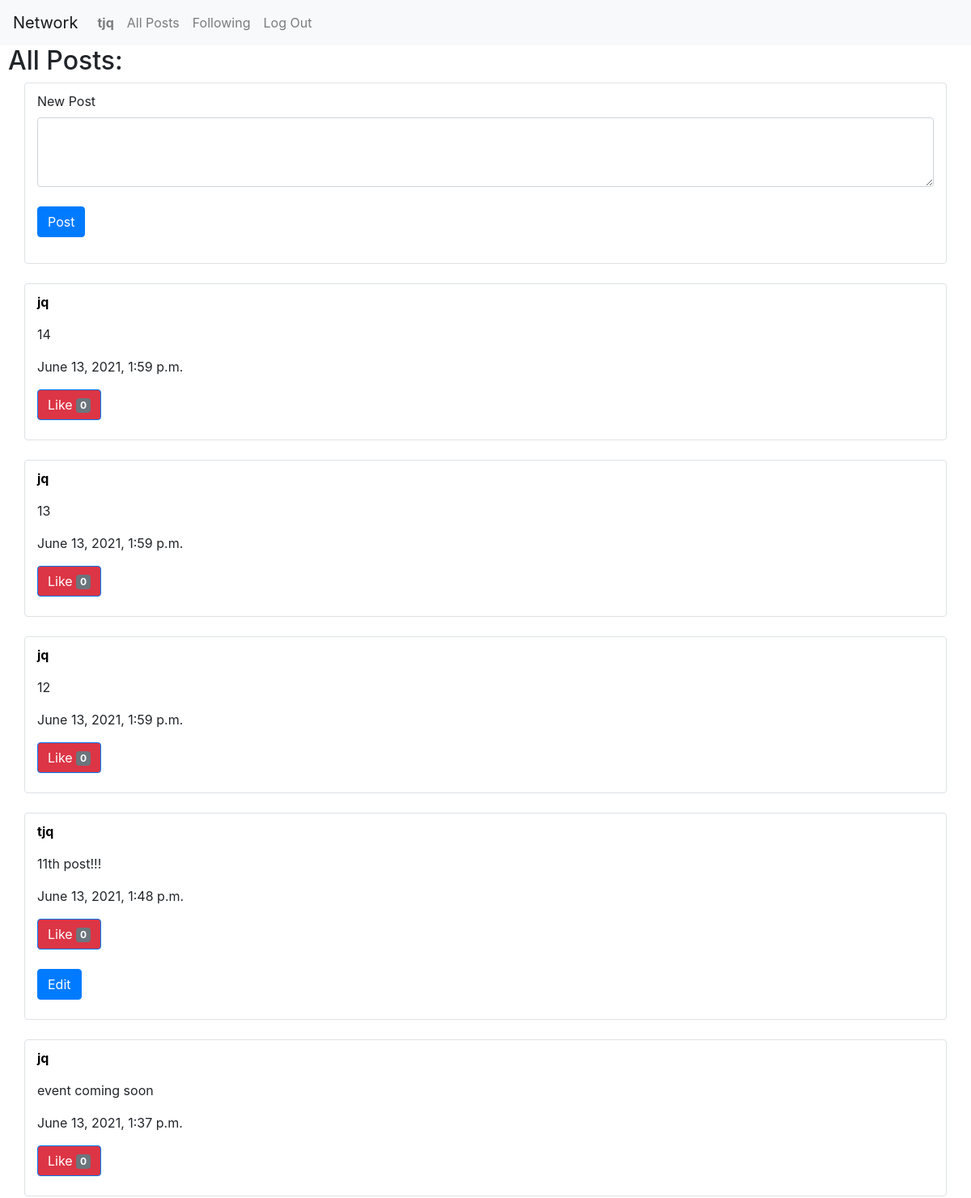
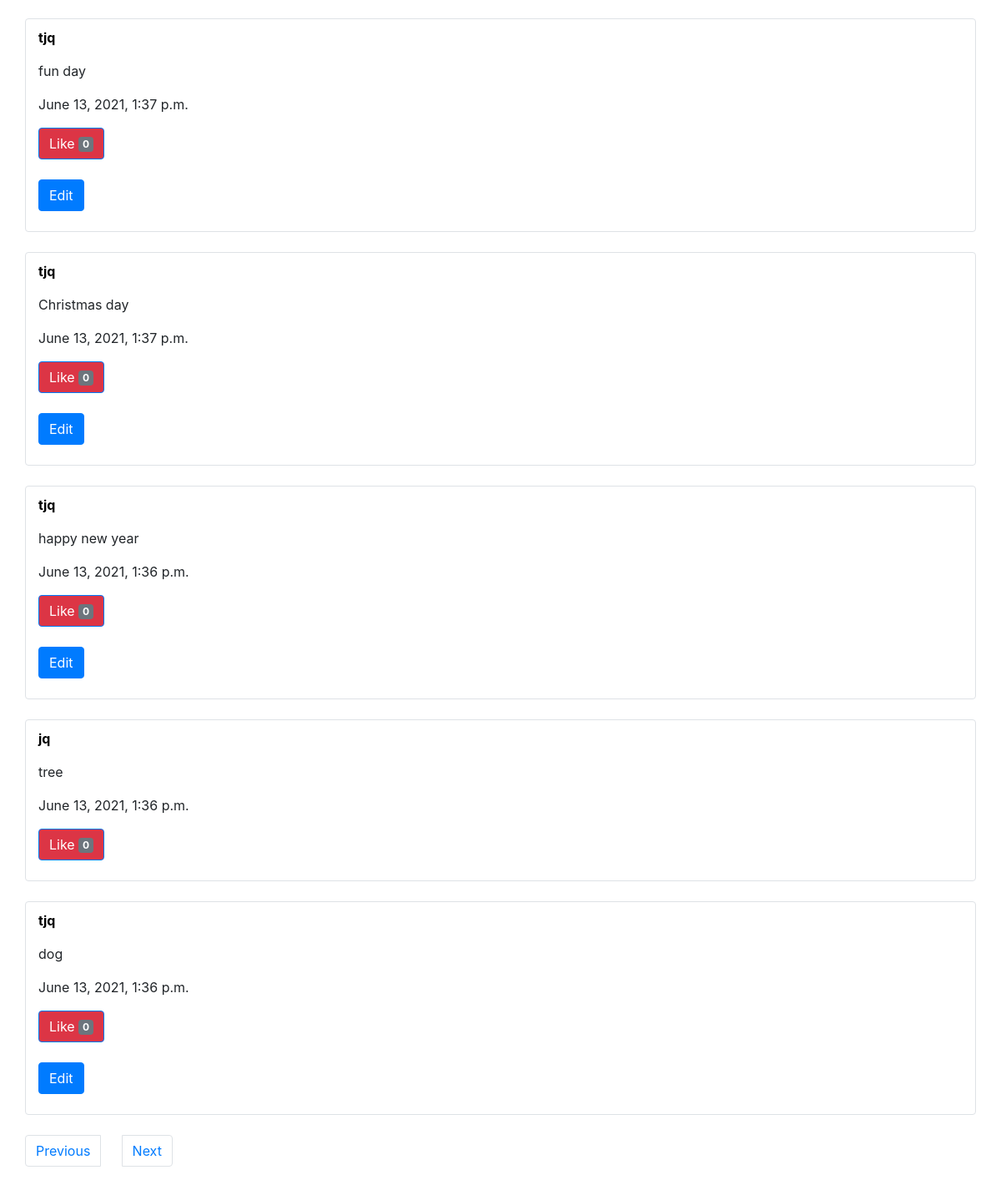
Page /2 (signed in) on the committed database (2 pictures, top to bottom).
### network/models.py (models this page shows, shortened)
class User(AbstractUser):
    def __str__(self):
        return f"{self.username}"

class Posts(models.Model):
    user = models.ForeignKey(User, on_delete=models.CASCADE)
    content = models.TextField(blank= False)
    time = models.DateTimeField(auto_now_add=True)
    likes = models.IntegerField(blank= False, default= 0)

### network/views.py (the view)
# urls.py: path("<int:page_num>", views.page, name="page"),
def page(request, page_num):
    posts = Posts.objects.filter().all()
    posts = posts.order_by('time').reverse()
    page_len = 1
    count = 0
    for i in posts:
        if count != 0:
            if count % 10 == 0:
                page_len += 1
        count += 1
    p = Paginator(posts, 10)
    temp_list = []
    for i in range(page_len):
        temp_page = p.get_page(i + 1)
        temp_list.append(temp_page.object_list)
    posts = temp_list[page_num - 1]
    return render(request, "network/index.html", {
        "posts": posts,
        "page_num": page_num,
        "page_len": page_len
    })

### network/templates/network/index.html (shortened to what this page needs)
{% extends "network/layout.html" %}
{% block body %}
    <h2>All Posts:</h2>
    {% if user.is_authenticated %}
        <div class= "container border rounded padding-top">
            <div class="mb-3">
                <form action="{% url 'index' %}" method="post">
                        <label for="content" class="form-label">New Post</label>
                        <textarea class="form-control" id="content" name="content" rows="3"></textarea>
                        <br>
                        <input type="submit" value="Post" class="btn btn-primary mb-3">
                </form>
            </div>
        </div>
    {% endif %}
    {% for post in posts %}
        <br>
        <div class= "container border rounded padding-top">
            <p><strong><a class="nav1" href="{% url 'profile' post.user %}">{{post.user}}</a></strong></p>
            <p id="p{{post.id}}">{{post.content}}</p>
            <p>{{post.time}}</p>
            {% if user.is_authenticated %}
                <button id="l{{post.id}}" name="likepost" value="{{post.id}}" type="button" class="btn btn-primary bg-danger">
                    Like <span class="badge bg-secondary">{{post.likes}}</span>
                </button>
                <br></br>
            {% else %}
                <p style="color:red;">Likes: {{post.likes}}</p>
            {% endif %}
            {% if post.user == request.user %}
                <button id="b{{post.id}}" name="editpost" value="{{post.id}}" class="btn btn-primary">Edit</button>
                <br></br>
            {% endif %}
        </div>
    {% endfor %}
    {% if page_len > 1 %}
        <br>
        <nav aria-label="Page navigation example">
            <ul class="pagination container">
                {% if page_num != 1 %}
                    <li class="page-item"><a class="page-link" href="{% url 'page' page_num|add:"-1" %}">Previous</a></li>
                    <pre class="tab">   </pre>
                {% endif %}
                {% if page_num != page_len %}
                    <li class="page-item"><a class="page-link" href="{% url 'page' page_num|add:"1" %}">Next</a></li>
                {% endif %}
            </ul>
        </nav>
    {% endif %}
{% endblock %}

### network/templates/network/layout.html (shortened to what this page needs)
{% load static %}
<!DOCTYPE html>
<html lang="en">
    <head>
        <link rel="stylesheet" href="https://stackpath.bootstrapcdn.com/bootstrap/4.4.1/css/bootstrap.min.css">
        <link href="{% static 'network/styles.css' %}" rel="stylesheet">
    </head>
    <body>
        <nav class="navbar navbar-expand-lg navbar-light bg-light">
            <a class="navbar-brand" href="#">Network</a>
            <div>
              <ul class="navbar-nav mr-auto">
                {% if user.is_authenticated %}
                    <li class="nav-item">
                        <a class="nav-link" href="{% url 'profile' user.username %}"><strong>{{ user.username }}</strong></a>
                    </li>
                {% endif %}
                <li class="nav-item">
                  <a class="nav-link" href="{% url 'index' %}">All Posts</a>
                </li>
                {% if user.is_authenticated %}
                    <li class="nav-item">
                        <a class="nav-link" href="{% url 'following' %}">Following</a>
                    </li>
                    <li class="nav-item">
                        <a class="nav-link" href="{% url 'logout' %}">Log Out</a>
                    </li>
                {% endif %}
              </ul>
            </div>
          </nav>
        <div class="body">
            {% block body %}
            {% endblock %}
        </div>
    </body>
</html>

### network/static/network/styles.css (style rules this page uses)
h2 { padding-left: 10px; }
.padding-top { padding-top: 10px; }
.nav1 { color: black; text-decoration: none; }

### rows in the picture
User: username "tjq"
Posts: user "jq", content "14", time "June 13, 2021, 1:59 p.m.", {{ post.id }} 25 (drawn), likes "0"
Posts: user "jq", content "13", time "June 13, 2021, 1:59 p.m.", {{ post.id }} 24 (drawn), likes "0"
Posts: user "jq", content "12", time "June 13, 2021, 1:59 p.m.", {{ post.id }} 23 (drawn), likes "0"
Posts: user "tjq", content "11th post!!!", time "June 13, 2021, 1:48 p.m.", {{ post.id }} 22 (drawn), likes "0"
Posts: user "jq", content "event coming soon", time "June 13, 2021, 1:37 p.m.", {{ post.id }} 21 (drawn), likes "0"
Posts: user "tjq", content "fun day", time "June 13, 2021, 1:37 p.m.", {{ post.id }} 20 (drawn), likes "0"
Posts: user "tjq", content "Christmas day", time "June 13, 2021, 1:37 p.m.", {{ post.id }} 19 (drawn), likes "0"
Posts: user "tjq", content "happy new year", time "June 13, 2021, 1:36 p.m.", {{ post.id }} 18 (drawn), likes "0"
Posts: user "jq", content "tree", time "June 13, 2021, 1:36 p.m.", {{ post.id }} 17 (drawn), likes "0"
Posts: user "tjq", content "dog", time "June 13, 2021, 1:36 p.m.", {{ post.id }} 16 (drawn), likes "0"
